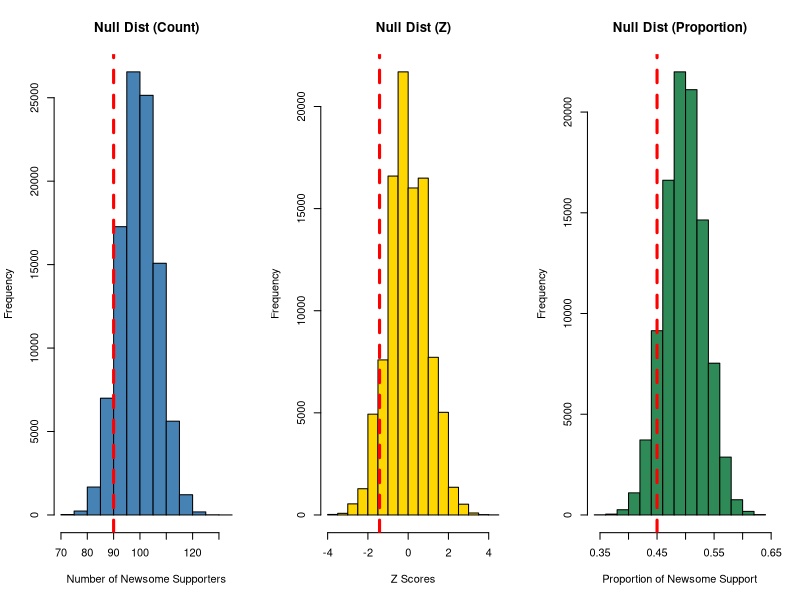
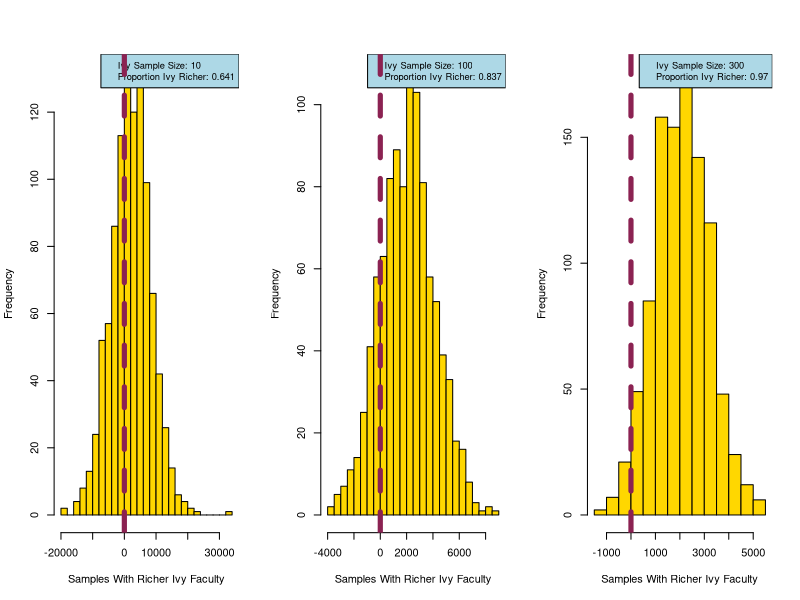
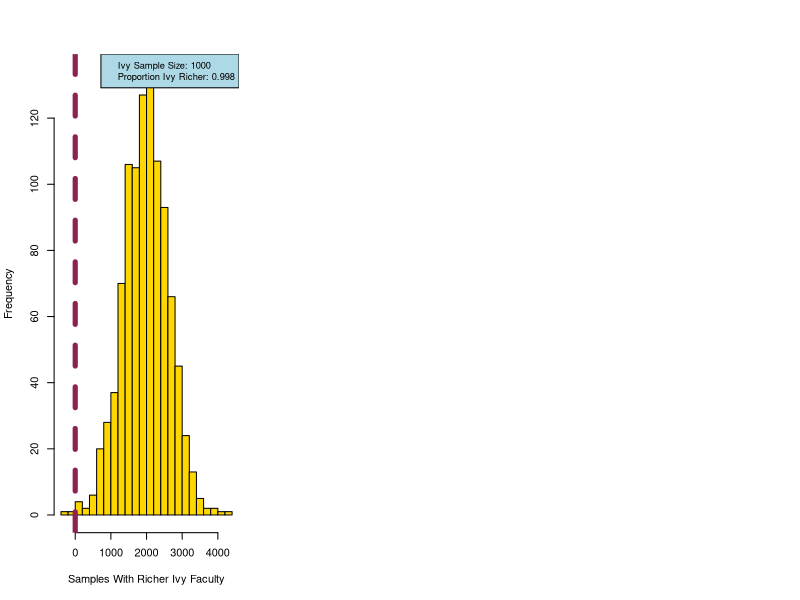

Write R code to recreate these figures, in order.
## ---- chunk 1
# Testing the hypothesis that less than a majority support Newsome
prop_o <- 0.45    # Proportion observed support
prop_e <- 0.5     # Proportion "expected" support under the null hypothesis
n <- 200          # Sample size

# Formula for the z test statistic
z <- (prop_o - prop_e) / 
  sqrt(prop_o * (1 - prop_o) / n)
z

# Use the Standard Normal CDF to calculate our p-value
p_val <- pnorm(z)
p_val
## ---- chunk 2
# What if instead of all that math, we simulated our survey 100,000 times!
# We will generate samples from the null distribution that Newsome has 50/50 support

# Set the number of samples drawn
N <- 100000

# Simulate survey responses as a function of the binomial distribution
# Why does this make sense substantively?
sims <- rbinom(N, 200, 0.5)

# We can convert our binomial sample to z-scores to compare with our z statistic
z_sims <- (sims - mean(sims)) / sd(sims)

# Or we can can do this?
normal_sims <- replicate(N, mean(rnorm(200) < 0))

par(mfrow = c(1, 3))
hist(sims, xlab = "Number of Newsome Supporters", main = "Null Dist (Count)", col = "steelblue")
abline(v = prop_o * n, lwd = 3, col = "red", lty = 2)
hist(z_sims, xlab = "Z Scores", main = "Null Dist (Z)", col = "gold")
abline(v = z, lwd = 3, col = "red", lty = 2)
hist(normal_sims, xlab = "Proportion of Newsome Support", main = "Null Dist (Proportion)", col = "seagreen")
abline(v = 0.45, lwd = 3, col = "red", lty = 2)
## ---- chunk 3
p_val
mean(sims <= 90)
mean(z_sims <= z)
mean(normal_sims <= 0.45)
## ---- chunk 4
which_faculty_are_richer <- function(N = 1000,
                                     public_mean = 90000, 
                                     ivy_mean = 92000, 
                                     ivy_sd = 20000,
                                     ivy_n) {
  mean_differences <- rep(NA, N)
  for (i in 1:N) {
    ivy_sample <- rnorm(n = ivy_n, mean = ivy_mean, sd = ivy_sd)
    ivy_differences <- ivy_sample - public_mean
    mean_differences[i] <- mean(ivy_differences)
  }
  
  prop_ivy_richer <- mean(mean_differences > 0)
  hist(mean_differences, col = "gold", xlab = "Samples With Richer Ivy Faculty", 
       main = "", br = 20)
  legend("topright", c(paste("Ivy Sample Size:", ivy_n),
                       paste("Proportion Ivy Richer:", prop_ivy_richer)), 
         cex = 0.85, bg = "lightblue")
  abline(v = 0, lwd = 5, lty = 2, col = "violetred4")
}
## ---- chunk 5
which_faculty_are_richer(ivy_n = 10)
## ---- chunk 6
which_faculty_are_richer(ivy_n = 100)
## ---- chunk 7
which_faculty_are_richer(ivy_n = 300)
## ---- chunk 8
which_faculty_are_richer(ivy_n = 1000)
## ---- chunk 9
# The Boring Way

# Define our values
public_mean <- 90000
ivy_mean <- 92000
ivy_sd <- 20000
ivy_n <- 300

# Calculate a test statistic using the formula
t <- (ivy_mean - public_mean) / sqrt(ivy_sd^2 / ivy_n)

# Calculate a p-value
1 - pt(df = ivy_n - 1, t)
## ---- chunk 10
a <- c(1, 1, 2, 3, 4, 1, 0, 0, 1)

# sum(a == 1)

counts_of_one <- 0
for (i in 1:length(a)) {
  if (a[i] == 1) {
    counts_of_one <- counts_of_one + 1
  }
}
mean(a == 1)
